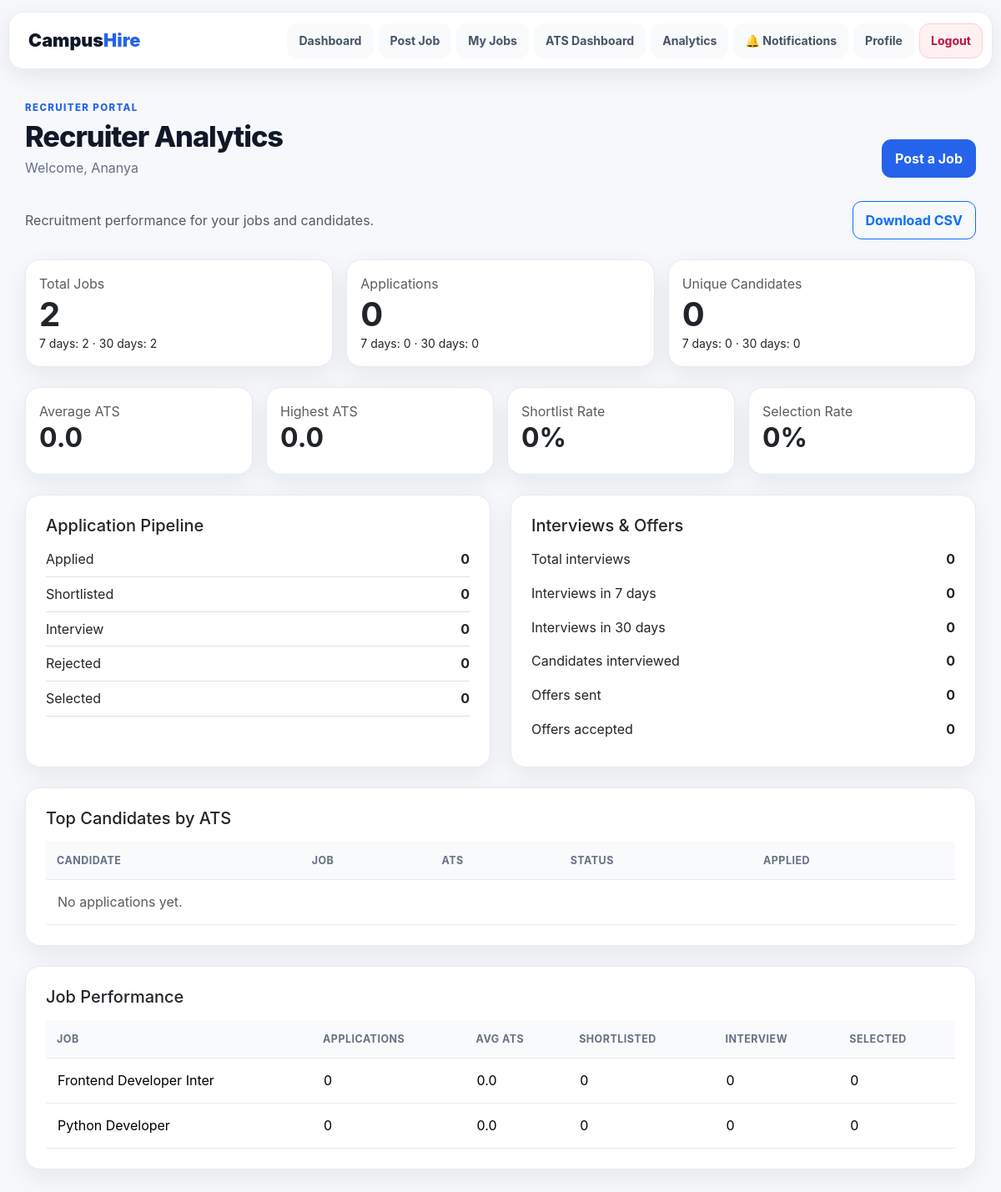
The app's page /recruiter/analytics/ (signed in) with its own data.
### recruiter/models.py (models this page shows, shortened)
class Job(models.Model):
    JOB_TYPES = [
        ("Full-Time", "Full-Time"),
        ("Part-Time", "Part-Time"),
        ("Internship", "Internship"),
        ("Remote", "Remote"),
    ]
    recruiter = models.ForeignKey(
        settings.AUTH_USER_MODEL,
        on_delete=models.CASCADE,
        related_name="posted_jobs",
        null=True,
        blank=True,
    )
    title = models.CharField(max_length=200)
    company = models.CharField(max_length=200)
    location = models.CharField(max_length=100)
    salary = models.CharField(max_length=50)
    job_type = models.CharField(max_length=20, choices=JOB_TYPES)
    experience = models.CharField(max_length=50)
    skills = models.TextField()
    description = models.TextField()
    posted_date = models.DateTimeField(auto_now_add=True)

### recruiter/analytics.py (the view)
# urls.py: path("analytics/", views.analytics_dashboard, name="candidate_analytics"),
@recruiter_only
def analytics_dashboard(request):
    now = timezone.now()
    week_ago = now - timedelta(days=7)
    month_ago = now - timedelta(days=30)
    jobs = Job.objects.filter(recruiter=request.user)
    applications = JobApplication.objects.filter(
        job__recruiter=request.user
    ).select_related("job", "candidate", "candidate__user")
    interviews = Interview.objects.filter(application__job__recruiter=request.user)
    offers = Offer.objects.filter(application__job__recruiter=request.user)
    total_jobs = jobs.count()
    jobs_last_7 = jobs.filter(posted_date__gte=week_ago).count()
    jobs_last_30 = jobs.filter(posted_date__gte=month_ago).count()
    total_applications = applications.count()
    applications_last_7 = applications.filter(applied_date__gte=week_ago).count()
    applications_last_30 = applications.filter(applied_date__gte=month_ago).count()
    total_candidates = applications.values("candidate_id").distinct().count()
    candidates_last_7 = applications.filter(applied_date__gte=week_ago).values("candidate_id").distinct().count()
    candidates_last_30 = applications.filter(applied_date__gte=month_ago).values("candidate_id").distinct().count()
    status_counts = {
        status: applications.filter(status=status).count()
        for status, _ in JobApplication.STATUS
    }
    shortlisted = status_counts.get("Shortlisted", 0)
    selected = status_counts.get("Selected", 0)
    interview_status_count = status_counts.get("Interview", 0)
    rejected = status_counts.get("Rejected", 0)
    avg_ats = applications.aggregate(value=Avg("ats_score"))["value"] or 0
    highest_ats = applications.order_by("-ats_score").values_list("ats_score", flat=True).first() or 0
    shortlist_rate = round(shortlisted * 100 / total_applications, 1) if total_applications else 0
    selection_rate = round(selected * 100 / total_applications, 1) if total_applications else 0
    top_candidates = applications.order_by("-ats_score", "-applied_date")[:10]
    top_jobs = jobs.annotate(
        application_count=Count("jobapplication", distinct=True),
        average_ats=Avg("jobapplication__ats_score"),
        shortlisted_count=Count(
            "jobapplication",
            filter=Q(jobapplication__status="Shortlisted"),
            distinct=True,
        ),
        interview_count=Count(
            "jobapplication",
            filter=Q(jobapplication__status="Interview"),
            distinct=True,
        ),
        selected_count=Count(
            "jobapplication",
            filter=Q(jobapplication__status="Selected"),
            distinct=True,
        ),
    ).order_by("-application_count", "-posted_date")[:10]
    chart_rows = [
        {"label": label, "value": status_counts.get(label, 0)}
        for label, _ in JobApplication.STATUS
    ]
    context = {
        "total_jobs": total_jobs,
        "jobs_last_7": jobs_last_7,
        "jobs_last_30": jobs_last_30,
        "total_applications": total_applications,
        "applications_last_7": applications_last_7,
        "applications_last_30": applications_last_30,
        "total_candidates": total_candidates,
        "candidates_last_7": candidates_last_7,
        "candidates_last_30": candidates_last_30,
        "shortlisted": shortlisted,
        "interview_status_count": interview_status_count,
        "selected": selected,
        "rejected": rejected,
        "avg_ats": round(float(avg_ats), 1),
        "highest_ats": round(float(highest_ats), 1),
        "shortlist_rate": shortlist_rate,
        "selection_rate": selection_rate,
        "interview_count": interviews.count(),
        "interviews_last_7": interviews.filter(interview_date__gte=week_ago.date()).count(),
        "interviews_last_30": interviews.filter(interview_date__gte=month_ago.date()).count(),
        "candidates_interviewed": interviews.values("application__candidate_id").distinct().count(),
        "offer_count": offers.count(),
        "accepted_offers": offers.filter(accepted=True).count(),
        "top_candidates": top_candidates,
        "top_jobs": top_jobs,
        "chart_rows": chart_rows,
    }
    return render(request, "recruiter/analytics_dashboard.html", context)

### recruiter/views.py (called while the page is built)
def recruiter_only(view_func):
    @wraps(view_func)
    @login_required(login_url="/recruiter/login/")
    def wrapper(request, *args, **kwargs):
        if request.user.is_staff or request.user.groups.filter(name="Recruiters").exists():
            return view_func(request, *args, **kwargs)
        return HttpResponseForbidden("Recruiter access required.")
    return wrapper

### recruiter/templates/recruiter/analytics_dashboard.html (shortened to what this page needs)
{% extends "recruiter/base.html" %}
{% block page_title %}Recruiter Analytics{% endblock %}
{% block content %}
<div class="container-fluid px-0">
    <div class="d-flex justify-content-between align-items-center mb-4">
        <div>
            <p class="text-muted mb-0">Recruitment performance for your jobs and candidates.</p>
        </div>
        <a class="btn btn-outline-primary" href="{% url 'recruiter_analytics_export' %}">Download CSV</a>
    </div>
    <div class="row g-3 mb-4">
        <div class="col-md-4"><div class="card h-100 p-3"><div class="text-muted">Total Jobs</div><div class="display-6 fw-bold">{{ total_jobs }}</div><small>7 days: {{ jobs_last_7 }} · 30 days: {{ jobs_last_30 }}</small></div></div>
        <div class="col-md-4"><div class="card h-100 p-3"><div class="text-muted">Applications</div><div class="display-6 fw-bold">{{ total_applications }}</div><small>7 days: {{ applications_last_7 }} · 30 days: {{ applications_last_30 }}</small></div></div>
        <div class="col-md-4"><div class="card h-100 p-3"><div class="text-muted">Unique Candidates</div><div class="display-6 fw-bold">{{ total_candidates }}</div><small>7 days: {{ candidates_last_7 }} · 30 days: {{ candidates_last_30 }}</small></div></div>
    </div>
    <div class="row g-3 mb-4">
        <div class="col-md-3"><div class="card p-3"><div class="text-muted">Average ATS</div><div class="h2 fw-bold">{{ avg_ats }}</div></div></div>
        <div class="col-md-3"><div class="card p-3"><div class="text-muted">Highest ATS</div><div class="h2 fw-bold">{{ highest_ats }}</div></div></div>
        <div class="col-md-3"><div class="card p-3"><div class="text-muted">Shortlist Rate</div><div class="h2 fw-bold">{{ shortlist_rate }}%</div></div></div>
        <div class="col-md-3"><div class="card p-3"><div class="text-muted">Selection Rate</div><div class="h2 fw-bold">{{ selection_rate }}%</div></div></div>
    </div>
    <div class="row g-4 mb-4">
        <div class="col-lg-6">
            <div class="card p-4 h-100">
                <h5>Application Pipeline</h5>
                {% for row in chart_rows %}
                <div class="d-flex justify-content-between border-bottom py-2"><span>{{ row.label }}</span><strong>{{ row.value }}</strong></div>
                {% empty %}<p class="text-muted">No applications yet.</p>{% endfor %}
            </div>
        </div>
        <div class="col-lg-6">
            <div class="card p-4 h-100">
                <h5>Interviews & Offers</h5>
                <div class="d-flex justify-content-between py-2"><span>Total interviews</span><strong>{{ interview_count }}</strong></div>
                <div class="d-flex justify-content-between py-2"><span>Interviews in 7 days</span><strong>{{ interviews_last_7 }}</strong></div>
                <div class="d-flex justify-content-between py-2"><span>Interviews in 30 days</span><strong>{{ interviews_last_30 }}</strong></div>
                <div class="d-flex justify-content-between py-2"><span>Candidates interviewed</span><strong>{{ candidates_interviewed }}</strong></div>
                <div class="d-flex justify-content-between py-2"><span>Offers sent</span><strong>{{ offer_count }}</strong></div>
                <div class="d-flex justify-content-between py-2"><span>Offers accepted</span><strong>{{ accepted_offers }}</strong></div>
            </div>
        </div>
    </div>
    <div class="card p-4 mb-4">
        <h5 class="mb-3">Top Candidates by ATS</h5>
        <div class="table-responsive">
            <table class="table align-middle">
                <thead><tr><th>Candidate</th><th>Job</th><th>ATS</th><th>Status</th><th>Applied</th></tr></thead>
                <tbody>
                {% for application in top_candidates %}
                <tr><td>{{ application.candidate.user.username }}</td><td>{{ application.job.title }}</td><td><strong>{{ application.ats_score }}</strong></td><td>{{ application.status }}</td><td>{{ application.applied_date|date:"d M Y" }}</td></tr>
                {% empty %}<tr><td colspan="5" class="text-muted">No applications yet.</td></tr>{% endfor %}
                </tbody>
            </table>
        </div>
    </div>
    <div class="card p-4">
        <h5 class="mb-3">Job Performance</h5>
        <div class="table-responsive">
            <table class="table align-middle">
                <thead><tr><th>Job</th><th>Applications</th><th>Avg ATS</th><th>Shortlisted</th><th>Interview</th><th>Selected</th></tr></thead>
                <tbody>
                {% for job in top_jobs %}
                <tr><td>{{ job.title }}</td><td>{{ job.application_count }}</td><td>{{ job.average_ats|default:"0"|floatformat:1 }}</td><td>{{ job.shortlisted_count }}</td><td>{{ job.interview_count }}</td><td>{{ job.selected_count }}</td></tr>
                {% empty %}<tr><td colspan="6" class="text-muted">No jobs yet.</td></tr>{% endfor %}
                </tbody>
            </table>
        </div>
    </div>
</div>
{% endblock %}

### recruiter/templates/recruiter/base.html (shortened to what this page needs)
{% load static %}
<!DOCTYPE html>
<html lang="en">
<head>
    <link href="https://cdn.jsdelivr.net/npm/bootstrap@5.3.3/dist/css/bootstrap.min.css" rel="stylesheet">
    <link rel="stylesheet" href="{% static 'style.css' %}">
</head>
<body>
<nav class="portal-nav">
    <a class="brand" href="{% url 'dashboard' %}">Campus<span>Hire</span></a>
    <div class="nav-pills">
        <a href="{% url 'dashboard' %}">Dashboard</a>
        <a href="{% url 'post_job' %}">Post Job</a>
        <a href="{% url 'view_jobs' %}">My Jobs</a>
        <a href="{% url 'priority_ranking' %}">ATS Dashboard</a>
        <a href="{% url 'recruiter_analytics' %}">Analytics</a>
        <a href="{% url 'recruiter_notifications' %}" aria-label="Recruiter notifications">🔔 Notifications</a>
        <a href="{% url 'profile' %}">Profile</a>
        <a class="nav-logout" href="{% url 'recruiter_logout' %}">Logout</a>
    </div>
</nav>
<main class="portal-main">
    <div class="page-heading">
        <div><div class="eyebrow">RECRUITER PORTAL</div><h1>{% block page_title %}Dashboard{% endblock %}</h1><p>Welcome, {{ request.user.first_name|default:request.user.username }}</p></div>
        <a class="btn btn-primary" href="{% url 'post_job' %}">Post a Job</a>
    </div>
    {% block content %}{% endblock %}
</main>
</body>
</html>

### static/style.css (style rules this page uses)
:root { --ink:#101828;--muted:#667085;--line:#e4e7ec;--page:#f6f8fb;--panel:#fff;--primary:#2563eb;--primary-dark:#1d4ed8;--green:#0f9f6e;--red:#dc3545;--amber:#d97706;--shadow:0 10px 30px rgba(16,24,40,.07) }
* { box-sizing:border-box }
body { margin:0;background:var(--page);color:var(--ink);font-family:Inter,-apple-system,BlinkMacSystemFont,"Segoe UI",sans-serif;line-height:1.55 }
.portal-nav { position:sticky;top:14px;z-index:50;max-width:1180px;margin:14px auto 0;padding:10px 12px;display:flex;align-items:center;justify-content:space-between;gap:18px;background:rgba(255,255,255,.94);border:1px solid var(--line);border-radius:18px;box-shadow:0 8px 28px rgba(16,24,40,.08);backdrop-filter:blur(12px) }
.brand { font-weight:900;font-size:1.35rem;text-decoration:none;color:var(--ink);padding:8px 12px }
.brand span { color:var(--primary) }
.nav-pills { display:flex;align-items:center;gap:6px;flex-wrap:wrap }
.nav-pills a { color:#475467;text-decoration:none;font-size:.88rem;font-weight:650;padding:9px 13px;border-radius:12px;transition:.2s }
.nav-pills .nav-logout { background:#fff1f2;color:#be123c }
.portal-main { max-width:1180px;margin:0 auto;padding:38px 20px 60px }
.page-heading { display:flex;justify-content:space-between;align-items:end;gap:20px;margin-bottom:28px }
.page-heading h1 { font-size:2.15rem;margin:4px 0 4px;font-weight:850;letter-spacing:-.03em }
.page-heading p { margin:0;color:var(--muted) }
.eyebrow { font-size:.72rem;font-weight:800;letter-spacing:.12em;color:var(--primary) }
.card,.portal-card { background:var(--panel);border:1px solid var(--line);border-radius:18px;box-shadow:var(--shadow) }
.btn { border-radius:11px;padding:10px 15px;font-weight:700 }
.btn-primary { background:var(--primary);border-color:var(--primary) }
.table { margin:0 }
.table th { font-size:.78rem;text-transform:uppercase;letter-spacing:.04em;color:#667085;background:#f8fafc;border-bottom:1px solid var(--line);padding:13px }
.table td { padding:14px;border-color:var(--line);vertical-align:middle }
:root { --ink:#101828;--muted:#667085;--line:#e6eaf0;--primary:#2563eb;--primary-dark:#1d4ed8;--soft:#f5f8ff;--violet:#6d5dfc }
html { scroll-behavior:smooth }
.portal-nav { padding:9px 11px }
.nav-pills a { border:1px solid transparent;background:#f8fafc }
.nav-pills .nav-logout { border-color:#fecdd3 }
.card { overflow:hidden }

### records on screen
Job: title "Frontend Developer Inter", application_count "0", average_ats "0.0", shortlisted_count "0", interview_count "0", selected_count "0"
Job: title "Python Developer", application_count "0", average_ats "0.0", shortlisted_count "0", interview_count "0", selected_count "0"

### other values on screen
{{ request.user.first_name|default:request.user.username }} "Ananya"
{{ total_jobs }} "2"
{{ jobs_last_7 }} "2"
{{ jobs_last_30 }} "2"
{{ total_applications }} "0"
{{ applications_last_7 }} "0"
{{ applications_last_30 }} "0"
{{ total_candidates }} "0"
{{ candidates_last_7 }} "0"
{{ candidates_last_30 }} "0"
{{ avg_ats }} "0.0"
{{ highest_ats }} "0.0"
{{ shortlist_rate }} "0"
{{ selection_rate }} "0"
{{ row.label }} "Applied" "Shortlisted" "Interview" "Rejected" "Selected"
